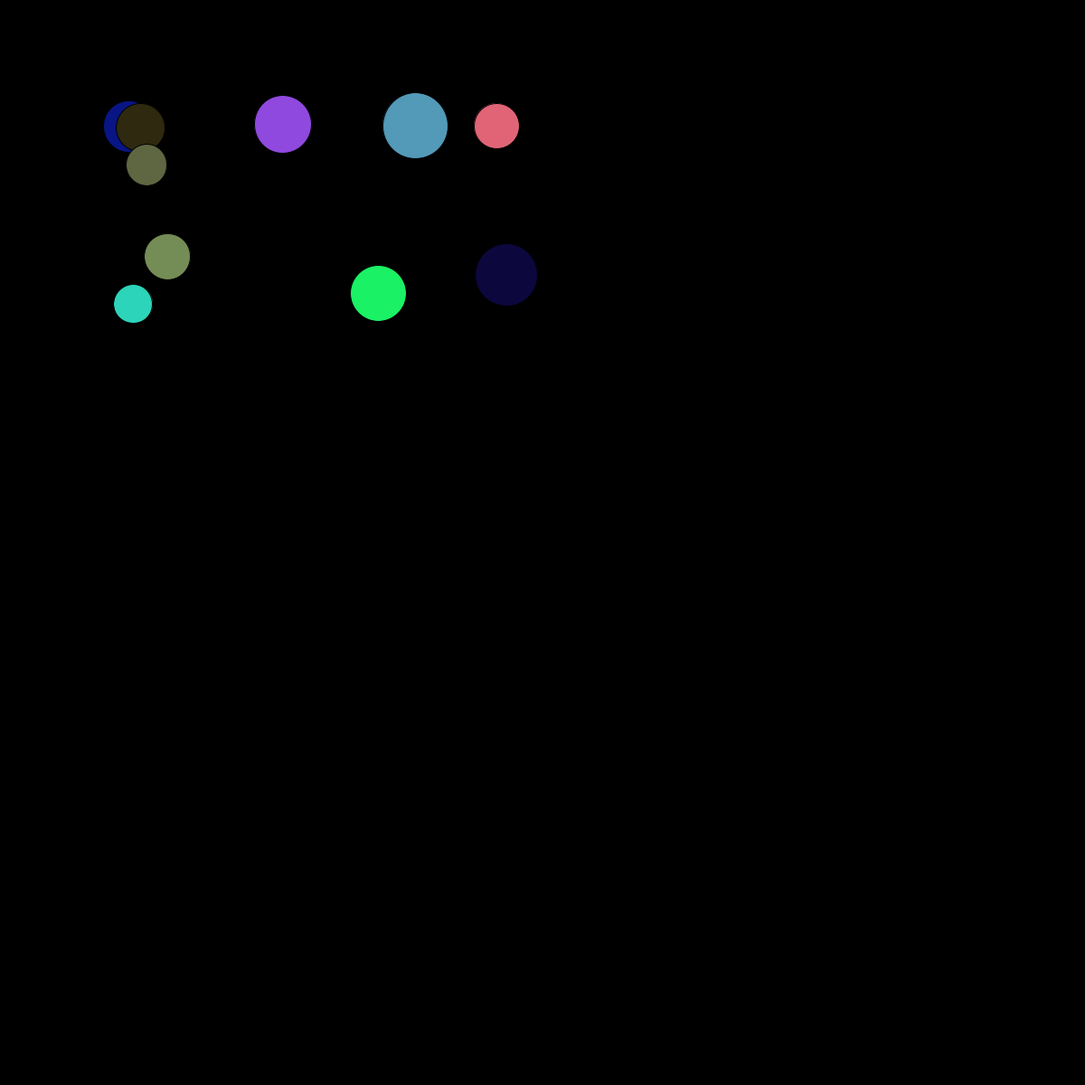
Frame 1 (no input)
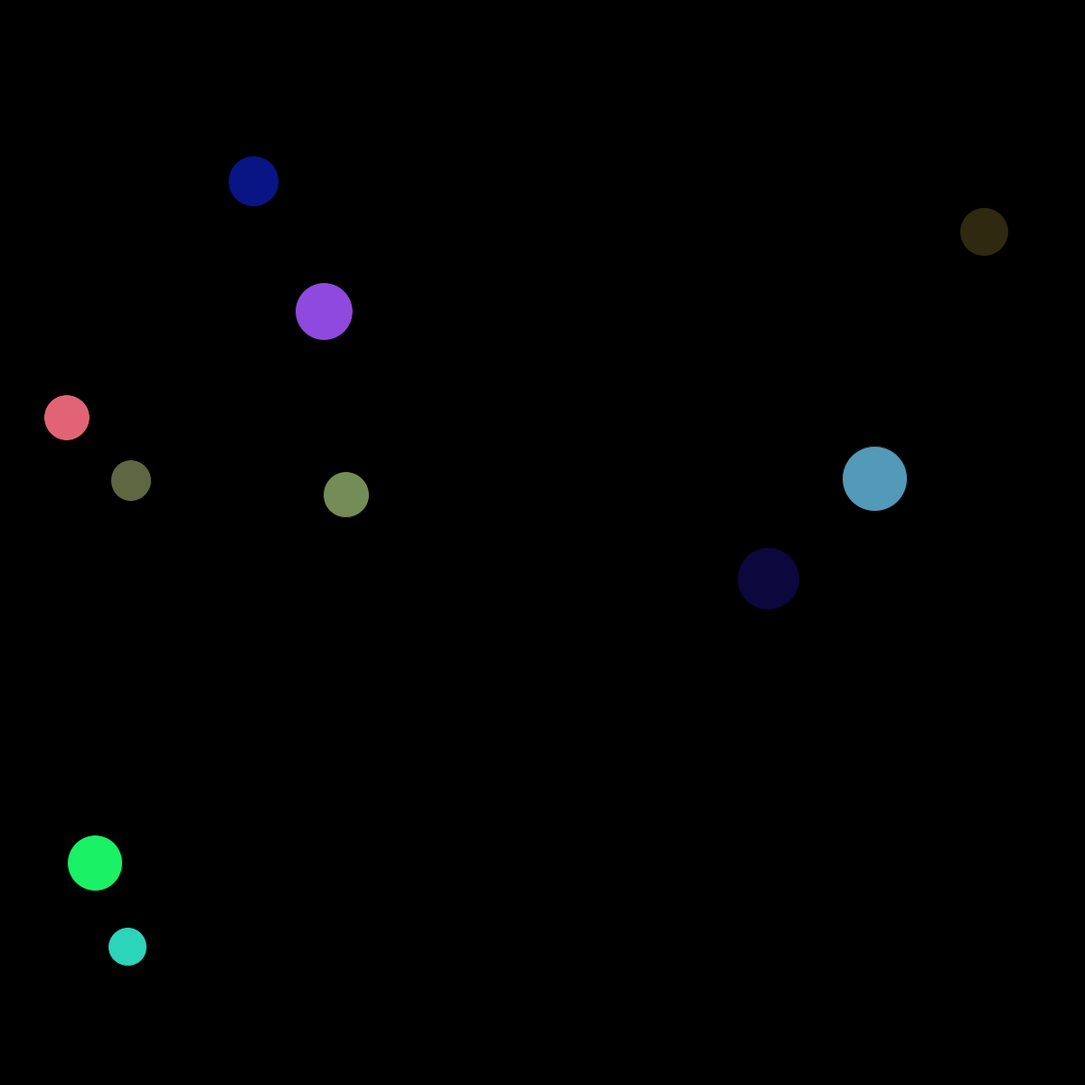
Frame 60 (the mouse pressed at the canvas centre just before this capture)
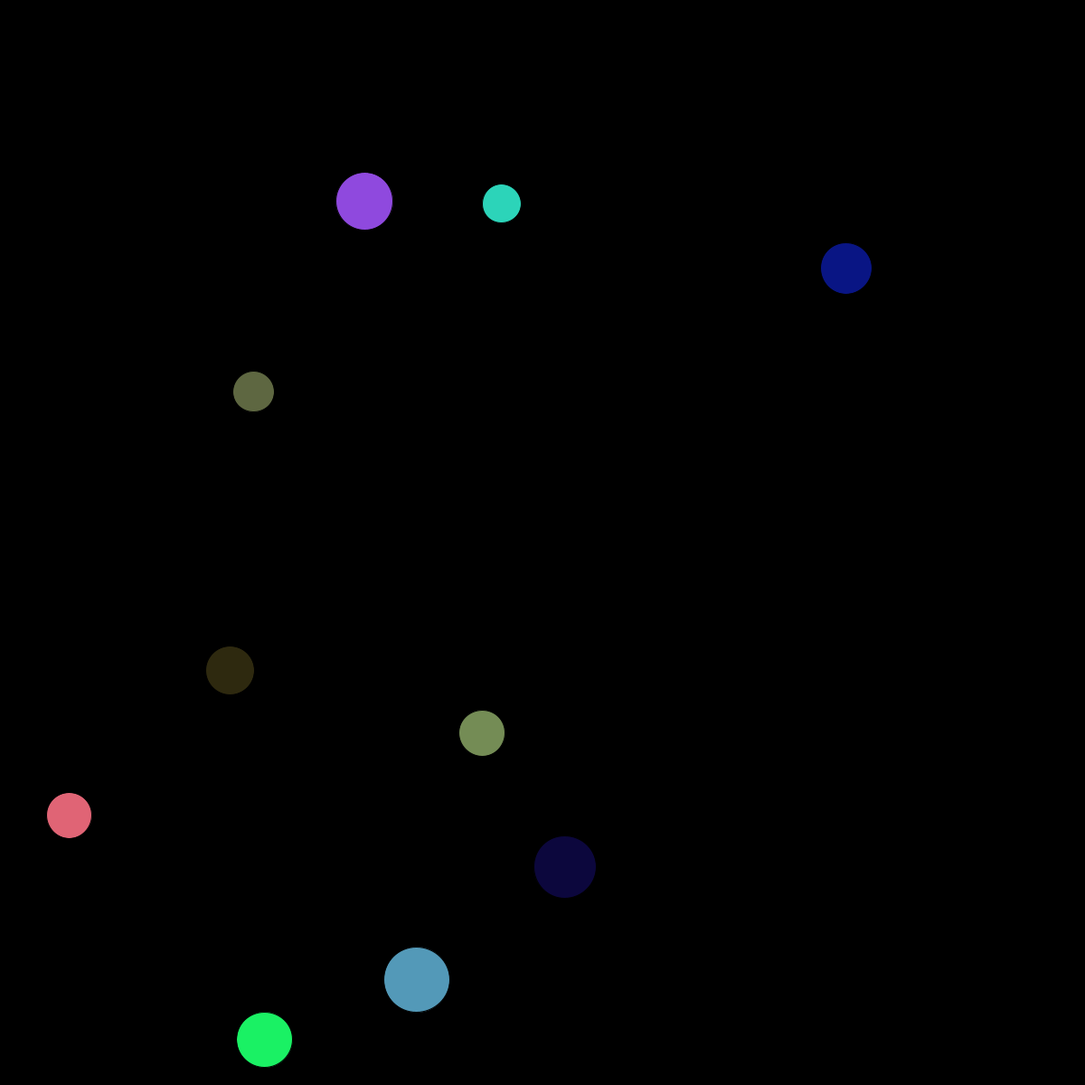
Frame 120 (the mouse held since frame 60 and released just before this capture)

The Processing sketch that drew these frames (run headless with seeded random() and noise(); from frame 60 on, the mouse is pressed at the canvas centre):

// Processing sketch: CircleMovementProperCollisionsBetween10Balls
// ── CircleMovementProperCollisionsBetween10Balls.pde
PVector[] circlePos;
PVector[] circleVel;
float[] mass;

float[] radius;
float[] red;
float[] green;
float[] blue;

float lengthBetween;

boolean collision = false;
void setup()
{
  size(1200,1200);
  
  circlePos = new PVector[10];
  circleVel = new PVector[10];
  mass = new float[10];
  radius = new float[10];
  red = new float[10];
  green = new float[10];
  blue = new float[10];
  
  
  for(int i = 0; i < circlePos.length; i++)
  {
     circlePos[i] = new PVector(width / random(2,10),height / random(2,10),0);
     circleVel[i] = new PVector(random(-20,20),random(-20,20),0);
     mass[i] = random(5,10);
     radius[i] = random(40,75);
     red[i] = random(0,255);
     green[i] = random(0,255);
     blue[i] = random(0,255);
  }
}

void draw()
{
  background(0,0,0);
 
  for(int i = 0; i < circlePos.length; i++)
  {
    circlePos[i].add(circleVel[i]);
    
    if(circlePos[i].x - radius[i] /2 < 0 || circlePos[i].x + radius[i]/2 > width)
    {
      circleVel[i].x = -circleVel[i].x;
      circlePos[i].add(circleVel[i]);
    }
    
    if(circlePos[i].y - radius[i] / 2 < 0 || circlePos[i].y + radius[i]/2 > height)
    {
      circleVel[i].y = -circleVel[i].y;
      circlePos[i].add(circleVel[i]);
    }
  }
  
   lengthBetween = sqrt(pow(circlePos[0].x - circlePos[1].x,2) + pow(circlePos[0].y - circlePos[1].y,2));
  
  for(int i = 0; i < circlePos.length; i++)
  {
    for(int i2 = 0; i2 < circlePos.length; i2++)
    {
      lengthBetween = sqrt(pow(circlePos[i].x - circlePos[i2].x,2) + pow(circlePos[i].y - circlePos[i2].y,2));
      if(lengthBetween < radius[i] / 2 + radius[i2] / 2 && i != i2 && collision != true)
      {
        PVector[] newVectors = new PVector[2];
        
        float v1x = (circleVel[i].x * (mass[i] - mass[i2]) + 2 *(mass[i2] * circleVel[i2].x))/(mass[i] + mass[i2]);
        float v1y = (circleVel[i].y * (mass[i] - mass[i2]) + 2 *(mass[i2] * circleVel[i2].y))/(mass[i] + mass[i2]);
    
        float v2x = (circleVel[i2].x * (mass[i2] - mass[i]) + 2 * (mass[i] * circleVel[i].x))/(mass[i] + mass[i2]);
        float v2y = (circleVel[i2].y * (mass[i2] - mass[i]) + 2 * (mass[i] * circleVel[i].y))/(mass[i] + mass[i2]);
        
        newVectors[0] = new PVector(v1x,v1y);
        newVectors[1] = new PVector(v2x,v2y);
    
        circleVel[i] = newVectors[0];
        circleVel[i2] = newVectors[1];
        collision = true;
      }
    }
  }
  collision = false;
  
  for(int i = 0; i < circlePos.length; i++)
  {
  fill(red[i],green[i],blue[i]);
  ellipse(circlePos[i].x,circlePos[i].y,radius[i],radius[i]);
  }
}
